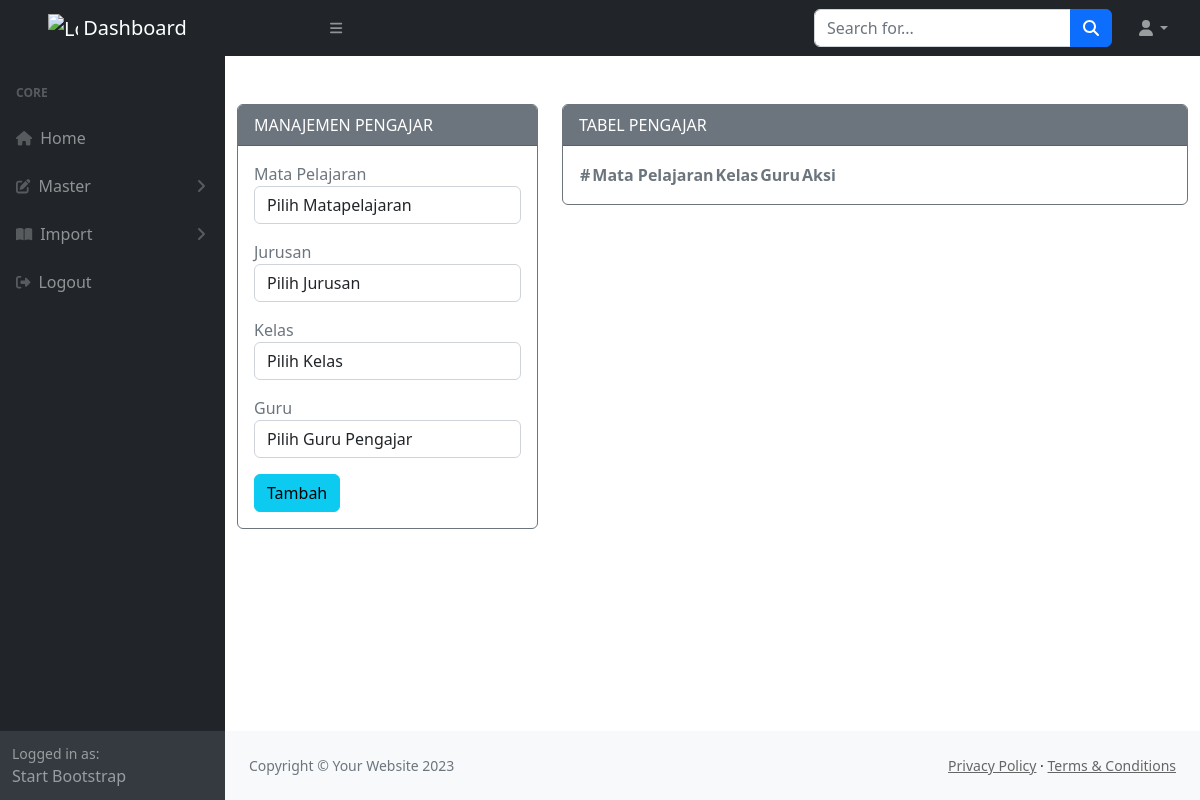
The app's page /admin/media.php?module=pengajaran (signed in), older data.
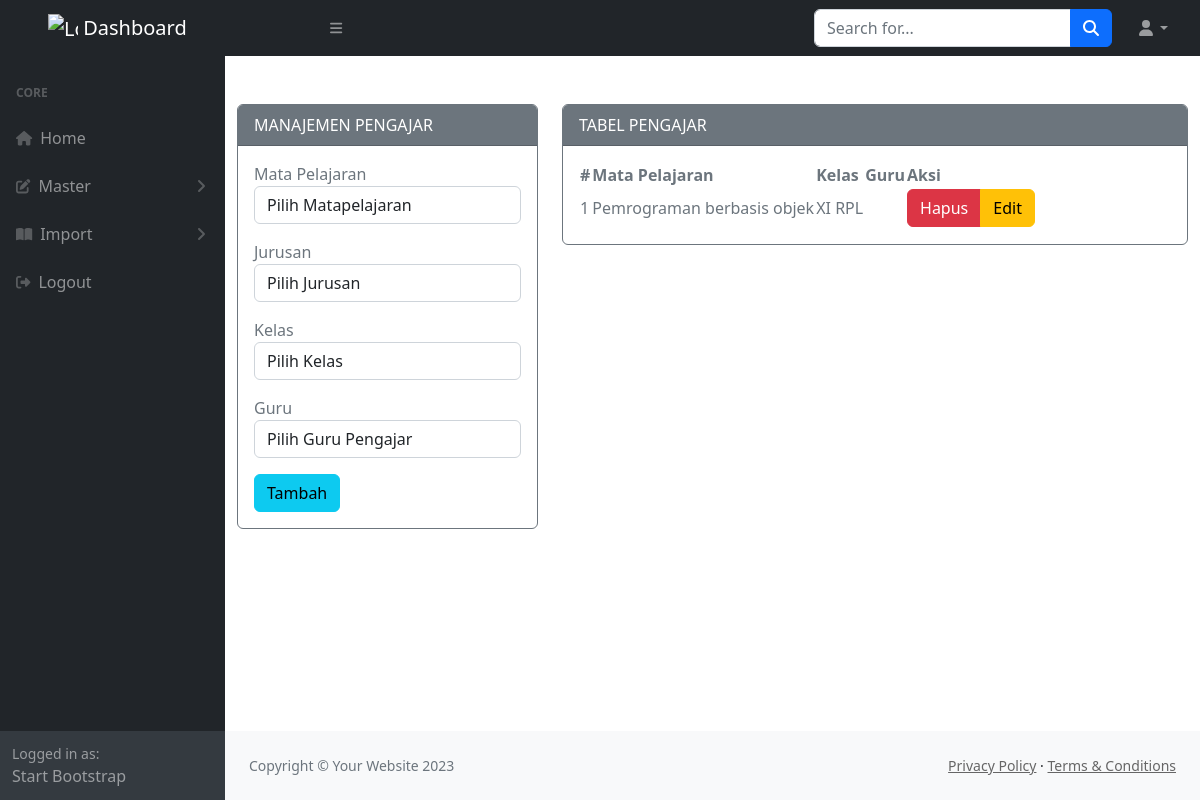
The same page, newer data.
### tables this page shows
CREATE TABLE `pengajaran` (
  `kd_pengajaran` int(11) NOT NULL,
  `kd_mapel` varchar(10) NOT NULL,
  `kd_kelas` varchar(10) NOT NULL,
  `kd_guru` varchar(20) NOT NULL,
  `kd_silabus` varchar(30) NOT NULL DEFAULT '1'
);

CREATE TABLE `mapel` (
  `kd_mapel` varchar(10) NOT NULL,
  `nama_mapel` varchar(100) NOT NULL
);

CREATE TABLE `kelas` (
  `kd_kelas` varchar(10) NOT NULL,
  `nama_kelas` varchar(10) NOT NULL,
  `tingkat` varchar(5) NOT NULL,
  `kd_jurusan` varchar(10) NOT NULL
);

### admin/modul/mod_pengajaran/pengajaran.php (the view, shortened to what this page needs)
<?php
include "../koneksi/koneksi.php";
if (empty($_SESSION['username']) and empty($_SESSION['passuser']) and $_SESSION['login'] == 0) {
  echo "<script>alert('Kembalilah Kejalan yg benar!!!'); window.location = '../../index.php';</script>";
} else {
?>
  <div class="container mt-5">
    <div class="content-wrapper">
      <div class="row">
        <div class="col-md-4 col-sm-4 col-xs-12">
          <div class="card border-secondary mb-3">
            <div class="card-header text-bg-secondary">
              MANAJEMEN PENGAJAR
            </div>
            <div class="card-body text-secondary">
              <form action="modul/mod_pengajaran/aksi.php?act=add" method="POST" role="form">
                <div class="form-group mb-3">
                  <label> Mata Pelajaran</label>
                  <select class="form-control" name="kd_mapel" id="cbbmapelajar">
                    <option selected hidden>Pilih Matapelajaran</option>
                  </select>
                </div>
                <div class="form-group mb-3">
                  <label> Jurusan </label>
                  <select class="form-control" name="kd_jurusan" id="cbbjurusan" data-mapel="">
                    <option selected hidden>Pilih Jurusan</option>
                  </select>
                </div>
                <div class="form-group mb-3">
                  <label>Kelas </label>
                  <select class="form-control" name="kd_kls[]" id="cbbkelas" data-kelas="">
                    <option selected hidden>Pilih Kelas</option>
                  </select>
                </div>
                <div class="form-group mb-3">
                  <label>Guru </label>
                  <select class="form-control" name="kd_guru">
                    <option selected hidden>Pilih Guru Pengajar</option>
                  </select>
                </div>
                <input type="submit" name="submit" value="Tambah" class="btn btn-info">
              </form>
            </div>
          </div>
        </div>
        <div class="col-md-8 col-sm-8 col-xs-12">
          <div class="card border-secondary mb-3">
            <div class="card-header text-bg-secondary">
              TABEL PENGAJAR
            </div>
            <div class="card-body text-secondary">
              <table id="datatablesSimple">
                <thead>
                  <tr>
                    <th>#</th>
                    <th>Mata Pelajaran</th>
                    <th>Kelas</th>
                    <th>Guru</th>
                    <th>Aksi</th>
                  </tr>
                </thead>
                <tbody>
                  <?php
                  function namaGuru($con, $kd)
                  {
                    $query = mysqli_query($con, "SELECT nama FROM guru WHERE kd_guru='$kd'");
                    $guru = mysqli_fetch_array($query);
                    return $guru['nama'];
                  }
                  $fkelas = "";
                  $no = 1;
                  if ($query = $connect->query("SELECT * FROM pengajaran,mapel,kelas where pengajaran.kd_mapel=mapel.kd_mapel AND pengajaran.kd_kelas=kelas.kd_kelas " . $fkelas . " ORDER BY pengajaran.kd_kelas")) : ?>
                    <?php while ($row = $query->fetch_assoc()) : ?>
                      <tr>
                        <td><?= $no; ?></td>
                        <td><?= $row['nama_mapel'] ?></td>
                        <td><?= $row['nama_kelas'] ?></td>
                        <td><?php
                            $kd_guru = explode(",", $row['kd_guru']);
                            foreach ($kd_guru as $kd) {
                              echo namaGuru($connect, $kd) . "
                              </td>
                              <td>
                                <div class='hidden-print'>
                                  <div class='btn-group'>
                                  <a href='modul/mod_pengajaran/aksi.php?act=del&kd=$row[kd_pengajaran]&kdg=$kd' class='btn btn-danger btn-xs'>Hapus</a>
                              ";
                            }
                            ?>
                                    <a href="?module=pengajaran&eid=<?php echo $row['kd_pengajaran'] ?>" class="btn btn-warning btn-xs">Edit</a>
                                </div>
                              </div>
                          </td>
                      </tr>
                    <?php $no++;
                    endwhile ?>
                  <?php endif ?>
                </tbody>
              </table>
            </div>
          </div>
        </div>
      </div>
    </div>
  </div>
<?php } ?>

Row changes from the older to the newer data that the page shows:
added pengajaran: kd_mapel.nama_mapel "Pemrograman berbasis objek", kd_kelas.nama_kelas "XI RPL"
